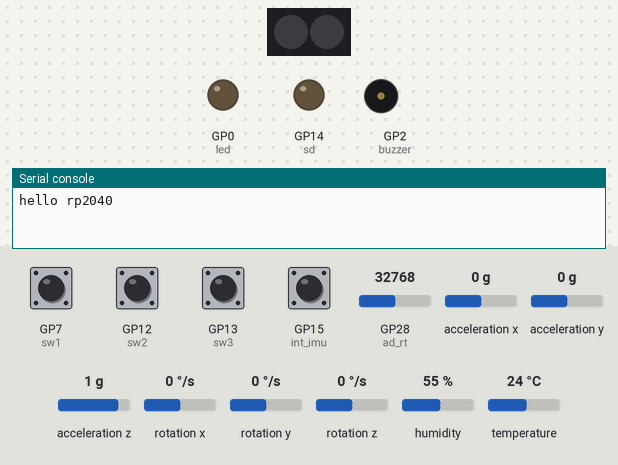
A program run on a simulated Raspberry Pi Pico running MicroPython. On the bench: 2 RGB LEDs in strip order, left to right, output pins drawn as LEDs (lit = HIGH), buzzer (waves = sounding), the last lines printed to the serial console. The test bench sets the inputs (shaded band); at power-on: GP7 (sw1), GP12 (sw2), GP13 (sw3), GP15 (int_imu) HIGH, GP28 (ad_rt) = 32768, acceleration x 0 g, acceleration y 0 g, acceleration z 1 g, rotation x 0 °/s, rotation y 0 °/s, rotation z 0 °/s, humidity 55 %, temperature 24 °C (analog values on the 0–65535 scale). Dim RGB values are drawn brighter than linear; files the program writes start out absent; library files of the repository ran but are not shown: sht30.py, mpu6050.py.

Above: at 0.1 s.
At 5.0 s:
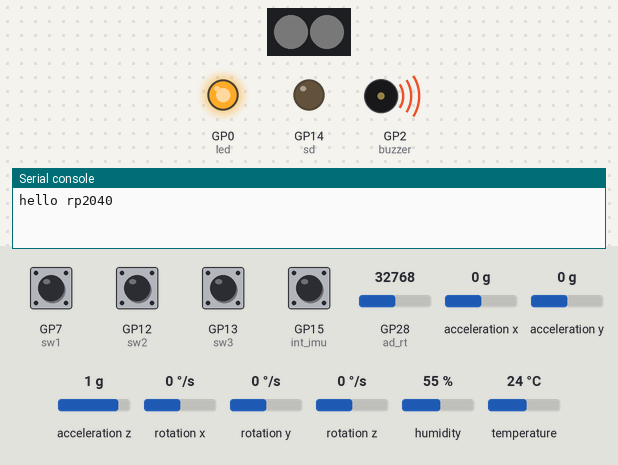
5.1 s: GP7 (sw1) pulled LOW for 0.35 s
At 9.0 s:
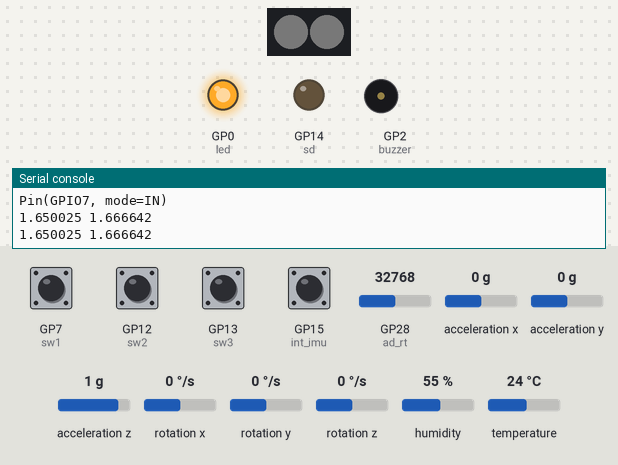
Timing chart, 0 to 10.5 s (numbered marks = the images above; inputs shaded):
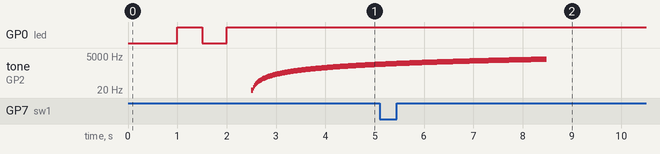

The program:

main.py
```python
from machine import Pin, Timer, ADC, PWM, SoftI2C, SPI
from time import sleep
from neopixel import NeoPixel
from sht30 import SHT30
from mpu6050 import MPU6050
import math
import sdcard as sdcard
import os


print("hello rp2040")
sleep(1)


############### LED ###############

led = Pin(0, Pin.OUT)
led.value(1)
sleep(0.5)
led.value(0)
sleep(0.5)
led.value(1)
sleep(0.5)

############### KEY ###############


def swInteruptHandler(pin):
    print(pin)


sw1 = Pin(7, Pin.IN, Pin.PULL_UP)
sw2 = Pin(12, Pin.IN, Pin.PULL_UP)
sw3 = Pin(13, Pin.IN, Pin.PULL_UP)

sw1.irq(trigger=Pin.IRQ_FALLING, handler=swInteruptHandler)
sw2.irq(trigger=Pin.IRQ_FALLING, handler=swInteruptHandler)
sw3.irq(trigger=Pin.IRQ_FALLING, handler=swInteruptHandler)

############### RGBLED ###############

rgb = Pin(1, Pin.OUT)
np = NeoPixel(rgb, n=2, bpp=3, timing=1)
np[0] = (2, 2, 2)
np[1] = (2, 2, 2)
np.write()

############### BUZZER ###############

buzzer = PWM(Pin(2))
buzzer.duty_u16(32768)  # duty / 65535 = 50

for i in range(1, 300):
    buzzer.freq(i*10)
    sleep(0.02)

buzzer.deinit()

############### ADC ###############

ad_rt = ADC(Pin(28))
ad_vbat = ADC(Pin(29))


def tmrReadADC(timer):
    global ad_rt, ad_vbat
    print(ad_rt.read_u16()/65535*3.3, ad_vbat.read_u16()/65535*3.3)


tmr = Timer()
tmr.init(freq=4, mode=Timer.PERIODIC, callback=tmrReadADC)
sleep(4)
tmr.deinit()


############### sdcard ###############


def sdtest():
    spi = SPI(0, miso=Pin(16), mosi=Pin(19), sck=Pin(18))
    spi.init()  # Ensure right baudrate
    sd = sdcard.SDCard(spi, Pin(14, Pin.OUT))  # Compatible with PCB
    vfs = os.VfsFat(sd)
    os.mount(vfs, "/fc")
    print("Filesystem check")
    print(os.listdir("/fc"))

    line = "abcdefghijklmnopqrstuvwxyz\n"
    lines = line * 200  # 5400 chars
    short = "1234567890\n"

    fn = "/fc/rats.txt"
    print()
    print("Multiple block read/write")
    with open(fn, "w") as f:
        n = f.write(lines)
        print(n, "bytes written")
        n = f.write(short)
        print(n, "bytes written")
        n = f.write(lines)
        print(n, "bytes written")

    with open(fn, "r") as f:
        result1 = f.read()
        print(len(result1), "bytes read")

    fn = "/fc/rats1.txt"
    print()
    print("Single block read/write")
    with open(fn, "w") as f:
        n = f.write(short)  # one block
        print(n, "bytes written")

    with open(fn, "r") as f:
        result2 = f.read()
        print(len(result2), "bytes read")

    os.umount("/fc")

    print()
    print("Verifying data read back")
    success = True
    if result1 == "".join((lines, short, lines)):
        print("Large file Pass")
    else:
        print("Large file Fail")
        success = False
    if result2 == short:
        print("Small file Pass")
    else:
        print("Small file Fail")
        success = False
    print()
    print("Tests", "passed" if success else "failed")


sdtest()


############### I2C ###############


i2c = SoftI2C(sda=Pin(20), scl=Pin(21), freq=400000)

devs = i2c.scan()

if len(devs) > 0:

    print(devs)

    sht = SHT30(i2c, i2c_address=0x44)

    for i in range(5):
        print(sht.measure())
        sleep(0.3)

    mpu = MPU6050(i2c)

    # mpu6050 中断的使用（拿着板子晃动几下即可触发）

    int_imu = Pin(15, Pin.IN, Pin.PULL_UP)
    int_imu.irq(trigger=Pin.IRQ_FALLING, handler=lambda pin: print("mpu_int"))

    addr_mpu6050 = 0x68
    i2c.writeto(addr_mpu6050, bytearray([0x1F, 0x25]))  # 设置加速度阈值为74mg
    i2c.writeto(addr_mpu6050, bytearray([0x20, 0x14]))  # 设置加速度检测时间20ms
    i2c.writeto(addr_mpu6050, bytearray([0x1A, 0x04]))  # 配置外部引脚采样和DLPF数字低通滤波器
    i2c.writeto(addr_mpu6050, bytearray([0x1C, 0x1C]))  # 加速度传感器量程和高通滤波器配置
    i2c.writeto(addr_mpu6050, bytearray([0x37, 0x1C]))  # INT引脚低电平平时
    i2c.writeto(addr_mpu6050, bytearray([0x38, 0x40]))  # 中断使能寄存器

    print("run ok")

    for i in range(500):
        vals = mpu.get_values()
        print({
            "picth": math.atan2(vals["AcY"], vals["AcZ"]) * 57.3,
            "roll": math.atan2(vals["AcX"], vals["AcZ"]) * 57.3
        })
        sleep(0.1)

else:
    print("can't find i2c dev")
```

Measured:
- by itself, tone on GP2 (buzzer): plays 1310 Hz for 0.02 s, 1320 Hz for 0.02 s, 1330 Hz for 0.02 s, 1340 Hz for 0.02 s, 1350 Hz for 0.02 s, 1360 Hz for 0.02 s … (169 notes in this stretch)
